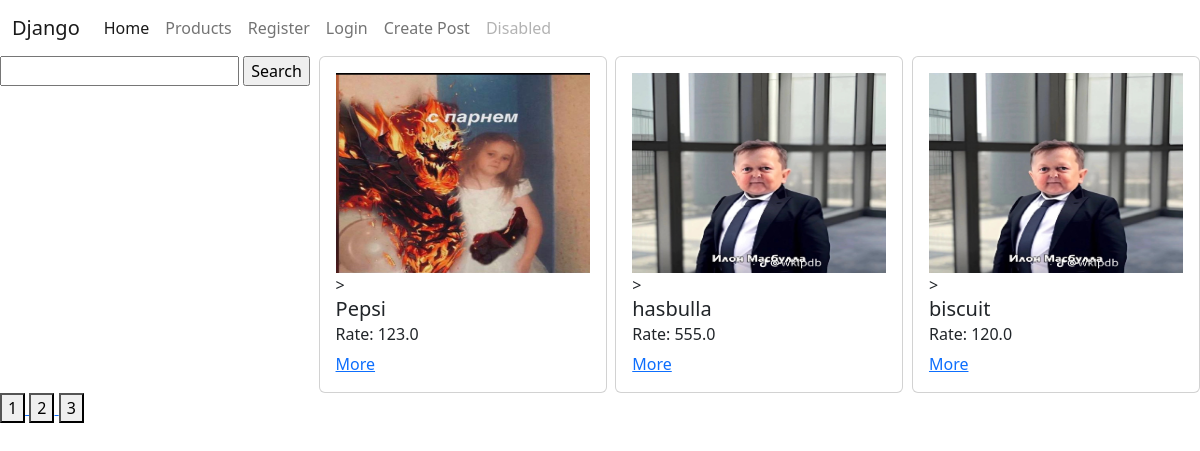
/posts/, run on the app's committed database.
### posts/models.py (models this page shows)
class Post(models.Model):
    image = models.ImageField()
    title = models.CharField(max_length=255)
    description = models.TextField()
    rate = models.FloatField()
    created_date = models.DateField(auto_now=True)
    modified_date = models.DateField(auto_now_add=True)

### posts/views.py (the view)
# urls.py: path('posts/', posts_view),
def posts_view(request):
    if request.method == 'GET':
        posts = Post.objects.all()
        search = request.GET.get('search')
        page = int(request.GET.get('page', 1))
        max_page = posts.__len__() / PAGINATION_LIMIT
        if round(max_page) < max_page:
            max_page = round(max_page) + 1
        else:
            max_page = round(max_page)
        posts = posts[PAGINATION_LIMIT *(page-1):PAGINATION_LIMIT * page]
        if search:
            posts = posts.filter(
                Q(title__icontains=search) |
                Q(description__icontains=search))
        context = {
            'posts': posts,
            'user': request.user,
            'pages': range(1, max_page+1)
        }
        return render(request, 'products/posts.html', context=context)

### templates/products/posts.html
{% extends 'layouts/index.html' %}
{% block content %}
    <div style="display: flex; justify-content: space-between; flex-wrap: wrap ">
        <div class="search">
            <form action="/posts/" method="get">
                <input type="text" name="search">
                <input type="submit" value="Search">
            </form>
        </div>
        {% for post in posts %}
            <div class="card" style="width: 18rem;">
                <div class="card-body">
                    <div class='img'>
                        <img style="width: 100%; height: 200px" src="/media/{{ post.image }}" alt="oops">
                    </div>>
                    <h5 class="card-title"> {{ post.title }}</h5>
                    <h6 class="card-subtitle mb-2 text-body-secondary">Rate: {{ post.rate }}</h6>
                    <a href="/posts/{{ post.id }}" class="card-link">More</a>
                </div>
            </div>
        {% endfor %}
    </div>
         <div class="pages">
            {% for page in pages %}
            <a href="/posts/?page={{ page }}">
                <button>
                    {{ page }}
                </button>
            </a>
            {% endfor %}
        </div>
{% endblock %}

### data on the page
Post: image (picture), title "Pepsi", rate "123.0"
Post: image (picture), title "hasbulla", rate "555.0"
Post: image (picture), title "biscuit", rate "120.0"

### other printed values
{{ page }} "1" "2" "3"
